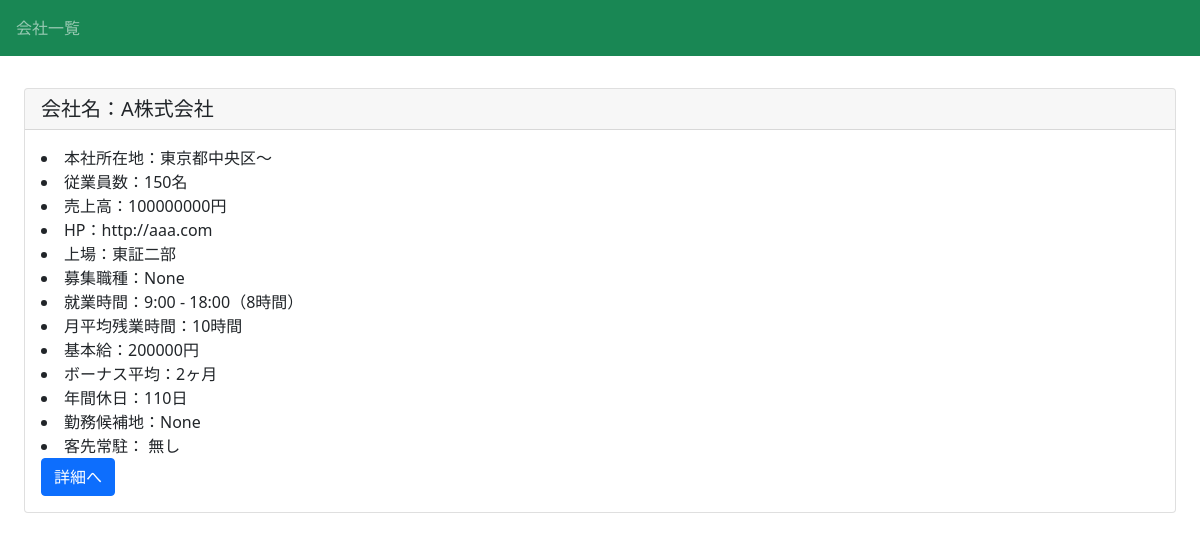
/ocr/, run on the app's committed database.
### ocr/models.py (models this page shows, shortened)
class Ocr(models.Model):
    company = models.CharField(max_length=50)   # 会社名
    location = models.CharField(max_length=100) # 所在地
    employee = models.IntegerField()            # 従業員数
    sales_amount = models.IntegerField()        # 売上高
    company_url = models.URLField()             # 企業ホームページ
    listed = models.CharField(max_length=10)    # 上場先
    occupation = None                           # 募集職種
    work_time = models.CharField(max_length=100)# 就業時間(X:XX～X:XX)
    work_hours = models.IntegerField()          # 就業時間(X時間)
    over_time = models.IntegerField()           # 月平均残業時間
    basic_salary = models.IntegerField()        # 基本給
    bonus_salary = models.IntegerField()        # 基本給(計Xヶ月)
    holiday = models.IntegerField()             # 年間休日
    work_location = None                        # 勤務先候補
    on_site_choices = ((False, "無し"), (True, "有り"))
    on_site = models.BooleanField(              # 客先常駐か
        default=False, choices=on_site_choices, help_text="客先常駐有=TRUE")

### ocr/views.py (the view)
# urls.py: path("ocr/", views.ListOcrView.as_view(), name="list-ocr"),
class ListOcrView(ListView):
    template_name = "ocr/ocr_list.html"
    model = Ocr

### ocr/templates/ocr/ocr_list.html (shortened to what this page needs)
{% extends "base.html" %}
{% block content %}
    {% for item in object_list %}
        <div class="card">
            <h5 class="card-header">会社名：{{ item.company }}</h5>
            <div class="card-body">
                <li>本社所在地：{{ item.location }}</li>
                <li>従業員数：{{ item.employee }}名</li>
                <li>売上高：{{ item.sales_amount }}円</li>
                <li>HP：{{ item.company_url }}</li>
                <li>上場：{{ item.listed }}</li>
                <li>募集職種：{{ item.occupation }}</li>
                <li>就業時間：{{ item.work_time }}（{{ item.work_hours }}時間）</li>
                <li>月平均残業時間：{{ item.over_time }}時間</li>
                <li>基本給：{{ item.basic_salary }}円</li>
                <li>ボーナス平均：{{ item.bonus_salary }}ヶ月</li>
                <li>年間休日：{{ item.holiday }}日</li>
                <li>勤務候補地：{{ item.work_location }}</li>
                <li>客先常駐：
                    {% if item.on_site %}有り
                    {% else %}無し
                    {% endif %}
                </li>
                <a href="{% url "detail-ocr" item.pk %}" class="btn btn-primary">
                    詳細へ
                </a>
            </div>
        </div>
    {% endfor %}
{% endblock content%}

### templates/base.html (shortened to what this page needs)
<!doctype html>
<html lang="ja">
    <head>
        <link href="https://cdn.jsdelivr.net/npm/bootstrap@5.0.2/dist/css/bootstrap.min.css" rel="stylesheet">
    </head>
    <body>
        <nav class="navbar navbar-dark bg-success sticy-top">
            <div class="navbar-nav d-flex flex-row">
                <a class="nav-link mx-3">会社一覧</a>
            </div>
        </nav>
        <div class="p-4">
            {% block content %}{% endblock content %}
        </div>
    </body>
</html>

### data on the page
Ocr: company "A株式会社", location "東京都中央区～", employee "150", sales_amount "100000000", company_url "http://aaa.com", listed "東証二部", occupation "None", work_time "9:00 - 18:00", work_hours "8", over_time "10", basic_salary "200000", bonus_salary "2", holiday "110", work_location "None", on_site "無し"
